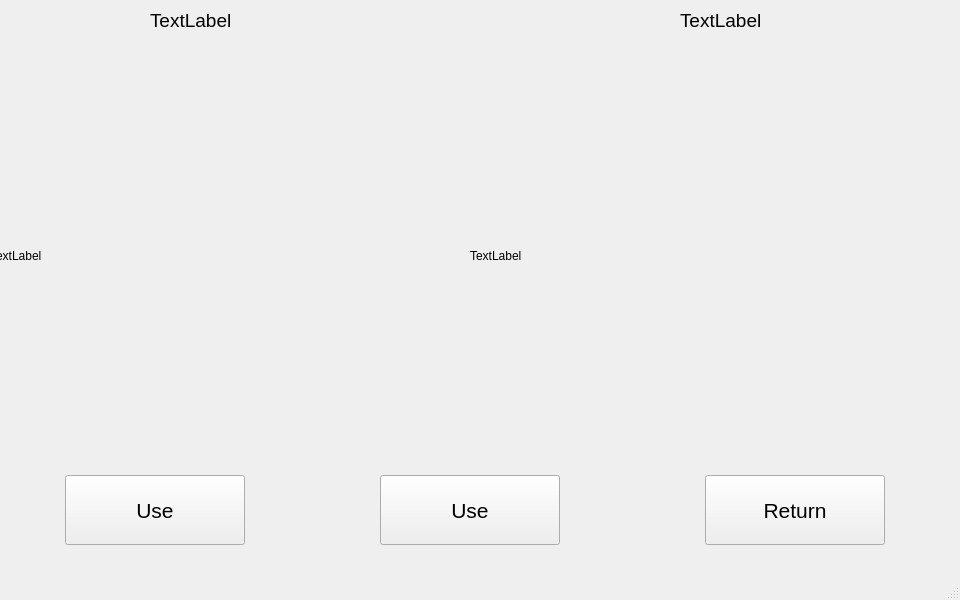
<?xml version="1.0" encoding="UTF-8"?>
<ui version="4.0">
 <class>MainWindow</class>
 <widget class="QMainWindow" name="MainWindow">
  <property name="geometry">
   <rect>
    <x>0</x>
    <y>0</y>
    <width>960</width>
    <height>600</height>
   </rect>
  </property>
  <property name="windowTitle">
   <string>MainWindow</string>
  </property>
  <widget class="QWidget" name="centralwidget">
   <widget class="QWidget" name="verticalLayoutWidget">
    <property name="geometry">
     <rect>
      <x>-10</x>
      <y>40</y>
      <width>481</width>
      <height>431</height>
     </rect>
    </property>
    <layout class="QVBoxLayout" name="verticalLayout">
     <item>
      <widget class="QLabel" name="originalDisplay">
       <property name="text">
        <string>TextLabel</string>
       </property>
      </widget>
     </item>
    </layout>
   </widget>
   <widget class="QWidget" name="horizontalLayoutWidget_3">
    <property name="geometry">
     <rect>
      <x>470</x>
      <y>40</y>
      <width>491</width>
      <height>431</height>
     </rect>
    </property>
    <layout class="QHBoxLayout" name="horizontalLayout_3">
     <item>
      <widget class="QLabel" name="videoDisplay">
       <property name="text">
        <string>TextLabel</string>
       </property>
      </widget>
     </item>
    </layout>
   </widget>
   <widget class="QWidget" name="horizontalLayoutWidget">
    <property name="geometry">
     <rect>
      <x>0</x>
      <y>470</y>
      <width>311</width>
      <height>81</height>
     </rect>
    </property>
    <layout class="QHBoxLayout" name="horizontalLayout">
     <item>
      <widget class="QPushButton" name="useButton">
       <property name="maximumSize">
        <size>
         <width>180</width>
         <height>70</height>
        </size>
       </property>
       <property name="font">
        <font>
         <pointsize>16</pointsize>
        </font>
       </property>
       <property name="text">
        <string>Use</string>
       </property>
      </widget>
     </item>
    </layout>
   </widget>
   <widget class="QWidget" name="horizontalLayoutWidget_2">
    <property name="geometry">
     <rect>
      <x>630</x>
      <y>470</y>
      <width>331</width>
      <height>81</height>
     </rect>
    </property>
    <layout class="QHBoxLayout" name="horizontalLayout_2">
     <item>
      <widget class="QPushButton" name="returnButton">
       <property name="maximumSize">
        <size>
         <width>180</width>
         <height>70</height>
        </size>
       </property>
       <property name="font">
        <font>
         <pointsize>16</pointsize>
        </font>
       </property>
       <property name="text">
        <string>Return</string>
       </property>
       <property name="iconSize">
        <size>
         <width>16</width>
         <height>16</height>
        </size>
       </property>
      </widget>
     </item>
    </layout>
   </widget>
   <widget class="QWidget" name="horizontalLayoutWidget_4">
    <property name="geometry">
     <rect>
      <x>310</x>
      <y>470</y>
      <width>321</width>
      <height>81</height>
     </rect>
    </property>
    <layout class="QHBoxLayout" name="horizontalLayout_4">
     <item>
      <widget class="QPushButton" name="useButton1">
       <property name="maximumSize">
        <size>
         <width>180</width>
         <height>70</height>
        </size>
       </property>
       <property name="font">
        <font>
         <pointsize>16</pointsize>
        </font>
       </property>
       <property name="text">
        <string>Use</string>
       </property>
      </widget>
     </item>
    </layout>
   </widget>
   <widget class="QWidget" name="horizontalLayoutWidget_5">
    <property name="geometry">
     <rect>
      <x>150</x>
      <y>0</y>
      <width>201</width>
      <height>41</height>
     </rect>
    </property>
    <layout class="QHBoxLayout" name="horizontalLayout_5">
     <item>
      <widget class="QLabel" name="label">
       <property name="font">
        <font>
         <pointsize>14</pointsize>
        </font>
       </property>
       <property name="text">
        <string>TextLabel</string>
       </property>
      </widget>
     </item>
    </layout>
   </widget>
   <widget class="QWidget" name="horizontalLayoutWidget_6">
    <property name="geometry">
     <rect>
      <x>680</x>
      <y>0</y>
      <width>211</width>
      <height>41</height>
     </rect>
    </property>
    <layout class="QHBoxLayout" name="horizontalLayout_6">
     <item>
      <widget class="QLabel" name="label_2">
       <property name="font">
        <font>
         <pointsize>14</pointsize>
        </font>
       </property>
       <property name="text">
        <string>TextLabel</string>
       </property>
      </widget>
     </item>
    </layout>
   </widget>
  </widget>
  <widget class="QMenuBar" name="menubar">
   <property name="geometry">
    <rect>
     <x>0</x>
     <y>0</y>
     <width>960</width>
     <height>27</height>
    </rect>
   </property>
  </widget>
  <widget class="QStatusBar" name="statusbar"/>
 </widget>
 <resources/>
 <connections/>
</ui>
